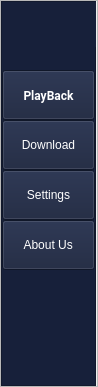
     <widget class="QFrame" name="frame">
      <property name="maximumSize">
       <size>
        <width>98</width>
        <height>16777215</height>
       </size>
      </property>
      <property name="frameShape">
       <enum>QFrame::StyledPanel</enum>
      </property>
      <property name="frameShadow">
       <enum>QFrame::Raised</enum>
      </property>
      <layout class="QHBoxLayout" name="horizontalLayout_2">
       <property name="spacing">
        <number>0</number>
       </property>
       <property name="leftMargin">
        <number>0</number>
       </property>
       <property name="topMargin">
        <number>0</number>
       </property>
       <property name="rightMargin">
        <number>0</number>
       </property>
       <property name="bottomMargin">
        <number>0</number>
       </property>
       <item>
        <widget class="QFrame" name="leftSideFrame">
         <property name="sizePolicy">
          <sizepolicy hsizetype="Preferred" vsizetype="Preferred">
           <horstretch>0</horstretch>
           <verstretch>0</verstretch>
          </sizepolicy>
         </property>
         <property name="minimumSize">
          <size>
           <width>0</width>
           <height>0</height>
          </size>
         </property>
         <property name="maximumSize">
          <size>
           <width>95</width>
           <height>16777211</height>
          </size>
         </property>
         <property name="styleSheet">
          <string notr="true">background-color: #17203A;</string>
         </property>
         <property name="frameShape">
          <enum>QFrame::StyledPanel</enum>
         </property>
         <property name="frameShadow">
          <enum>QFrame::Raised</enum>
         </property>
         <layout class="QVBoxLayout" name="verticalLayout_67" stretch="0,0,0,10,0,10,28,0">
          <property name="spacing">
           <number>0</number>
          </property>
          <property name="leftMargin">
           <number>0</number>
          </property>
          <property name="topMargin">
           <number>0</number>
          </property>
          <property name="rightMargin">
           <number>0</number>
          </property>
          <property name="bottomMargin">
           <number>0</number>
          </property>
          <item>
           <widget class="QLabel" name="dorsa_lbl">
            <property name="sizePolicy">
             <sizepolicy hsizetype="Fixed" vsizetype="Fixed">
              <horstretch>0</horstretch>
              <verstretch>0</verstretch>
             </sizepolicy>
            </property>
            <property name="minimumSize">
             <size>
              <width>96</width>
              <height>45</height>
             </size>
            </property>
            <property name="maximumSize">
             <size>
              <width>50</width>
              <height>65</height>
             </size>
            </property>
            <property name="text">
             <string/>
            </property>
            <property name="pixmap">
             <pixmap>../../camera_recorder/copy/assets/icons/2.png</pixmap>
            </property>
            <property name="scaledContents">
             <bool>true</bool>
            </property>
            <property name="alignment">
             <set>Qt::AlignCenter</set>
            </property>
           </widget>
          </item>
          <item>
           <spacer name="verticalSpacer">
            <property name="orientation">
             <enum>Qt::Vertical</enum>
            </property>
            <property name="sizeType">
             <enum>QSizePolicy::Fixed</enum>
            </property>
            <property name="sizeHint" stdset="0">
             <size>
              <width>20</width>
              <height>23</height>
             </size>
            </property>
           </spacer>
          </item>
          <item>
           <widget class="QPushButton" name="btn_side_playback">
            <property name="sizePolicy">
             <sizepolicy hsizetype="Minimum" vsizetype="Minimum">
              <horstretch>0</horstretch>
              <verstretch>0</verstretch>
             </sizepolicy>
            </property>
            <property name="minimumSize">
             <size>
              <width>0</width>
              <height>50</height>
             </size>
            </property>
            <property name="maximumSize">
             <size>
              <width>16777215</width>
              <height>50</height>
             </size>
            </property>
            <property name="font">
             <font>
              <family>Roboto</family>
              <weight>75</weight>
              <italic>false</italic>
              <bold>true</bold>
             </font>
            </property>
            <property name="cursor">
             <cursorShape>PointingHandCursor</cursorShape>
            </property>
            <property name="styleSheet">
             <string notr="true">color: rgb(255, 255, 255);</string>
            </property>
            <property name="text">
             <string>PlayBack</string>
            </property>
            <property name="icon">
             <iconset>
              <normaloff>:/icons/icons/live_icon.png</normaloff>:/icons/icons/live_icon.png</iconset>
            </property>
            <property name="iconSize">
             <size>
              <width>35</width>
              <height>35</height>
             </size>
            </property>
           </widget>
          </item>
          <item>
           <widget class="QPushButton" name="btn_side_download">
            <property name="sizePolicy">
             <sizepolicy hsizetype="Minimum" vsizetype="Minimum">
              <horstretch>0</horstretch>
              <verstretch>0</verstretch>
             </sizepolicy>
            </property>
            <property name="minimumSize">
             <size>
              <width>0</width>
              <height>50</height>
             </size>
            </property>
            <property name="maximumSize">
             <size>
              <width>16777215</width>
              <height>50</height>
             </size>
            </property>
            <property name="cursor">
             <cursorShape>PointingHandCursor</cursorShape>
            </property>
            <property name="styleSheet">
             <string notr="true">color: rgb(255, 255, 255);</string>
            </property>
            <property name="text">
             <string>Download</string>
            </property>
            <property name="icon">
             <iconset>
              <normaloff>:/icons/icons/settings_icon.png</normaloff>:/icons/icons/settings_icon.png</iconset>
            </property>
            <property name="iconSize">
             <size>
              <width>30</width>
              <height>30</height>
             </size>
            </property>
           </widget>
          </item>
          <item>
           <widget class="QPushButton" name="btn_side_settings">
            <property name="sizePolicy">
             <sizepolicy hsizetype="Minimum" vsizetype="Minimum">
              <horstretch>0</horstretch>
              <verstretch>0</verstretch>
             </sizepolicy>
            </property>
            <property name="minimumSize">
             <size>
              <width>0</width>
              <height>50</height>
             </size>
            </property>
            <property name="maximumSize">
             <size>
              <width>16777215</width>
              <height>50</height>
             </size>
            </property>
            <property name="cursor">
             <cursorShape>PointingHandCursor</cursorShape>
            </property>
            <property name="styleSheet">
             <string notr="true">color: rgb(255, 255, 255);</string>
            </property>
            <property name="text">
             <string>Settings</string>
            </property>
            <property name="icon">
             <iconset>
              <normaloff>:/icons/icons/about_icon.png</normaloff>:/icons/icons/about_icon.png</iconset>
            </property>
            <property name="iconSize">
             <size>
              <width>35</width>
              <height>35</height>
             </size>
            </property>
           </widget>
          </item>
          <item>
           <widget class="QPushButton" name="btn_side_aboutus">
            <property name="sizePolicy">
             <sizepolicy hsizetype="Minimum" vsizetype="Minimum">
              <horstretch>0</horstretch>
              <verstretch>0</verstretch>
             </sizepolicy>
            </property>
            <property name="minimumSize">
             <size>
              <width>0</width>
              <height>50</height>
             </size>
            </property>
            <property name="maximumSize">
             <size>
              <width>16777215</width>
              <height>50</height>
             </size>
            </property>
            <property name="cursor">
             <cursorShape>PointingHandCursor</cursorShape>
            </property>
            <property name="styleSheet">
             <string notr="true">color: rgb(255, 255, 255);</string>
            </property>
            <property name="text">
             <string> About Us </string>
            </property>
            <property name="icon">
             <iconset>
              <normaloff>:/icons/icons/about_icon.png</normaloff>:/icons/icons/about_icon.png</iconset>
            </property>
            <property name="iconSize">
             <size>
              <width>35</width>
              <height>35</height>
             </size>
            </property>
           </widget>
          </item>
          <item>
           <spacer name="verticalSpacer_2">
            <property name="orientation">
             <enum>Qt::Vertical</enum>
            </property>
            <property name="sizeHint" stdset="0">
             <size>
              <width>20</width>
              <height>40</height>
             </size>
            </property>
           </spacer>
          </item>
          <item>
           <widget class="QLabel" name="dorsa_lbl_2">
            <property name="sizePolicy">
             <sizepolicy hsizetype="Fixed" vsizetype="Fixed">
              <horstretch>0</horstretch>
              <verstretch>0</verstretch>
             </sizepolicy>
            </property>
            <property name="minimumSize">
             <size>
              <width>91</width>
              <height>75</height>
             </size>
            </property>
            <property name="maximumSize">
             <size>
              <width>106</width>
              <height>87</height>
             </size>
            </property>
            <property name="text">
             <string/>
            </property>
            <property name="pixmap">
             <pixmap>icons/download.png</pixmap>
            </property>
            <property name="scaledContents">
             <bool>true</bool>
            </property>
            <property name="alignment">
             <set>Qt::AlignCenter</set>
            </property>
           </widget>
          </item>
         </layout>
        </widget>
       </item>
      </layout>
     </widget>
